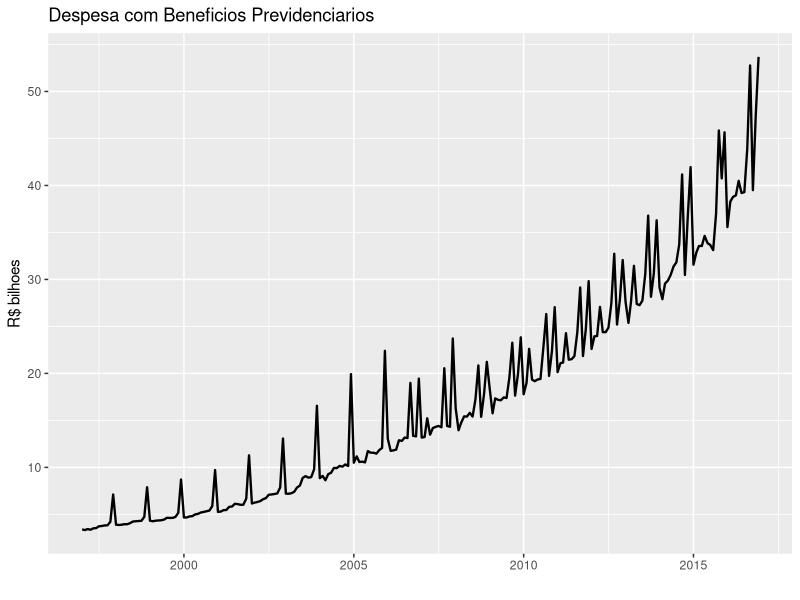
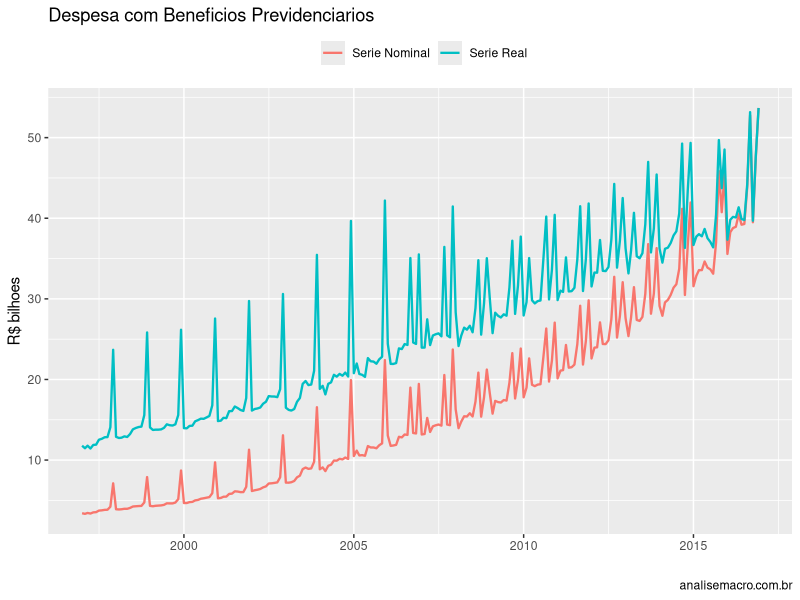

Generate these figures, in order, with R:
## ---- chunk 1
knitr::opts_chunk$set(echo = TRUE)
library(ggplot2)
library(ggthemes)
library(forecast)

## ---- chunk 2
data <- read.csv2('data.csv', header=T, sep=';', dec=',')
data$date <- as.Date(data$date, format='%d/%m/%Y')

tail(data)

## ---- chunk 3

data$prevreal <- data[,3]*(tail(data[,2],1)/data[,2]) 

## ---- chunk 4
ggplot(data, aes(date, previdencia/1000))+geom_line(size=.8)+
  xlab('')+ylab('R$ bilhoes')+
  labs(title='Despesa com Beneficios Previdenciarios')

## ---- chunk 5

ggplot(data, aes(date, previdencia/1000))+
  geom_line(size=.8, aes(color='Serie Nominal'))+
  geom_line(size=.8, aes(date, prevreal/1000, color='Serie Real'))+
  xlab('')+ylab('R$ bilhoes')+
  labs(title='Despesa com Beneficios Previdenciarios',
       colour='',
       caption='analisemacro.com.br')+
  theme(legend.position="top")

